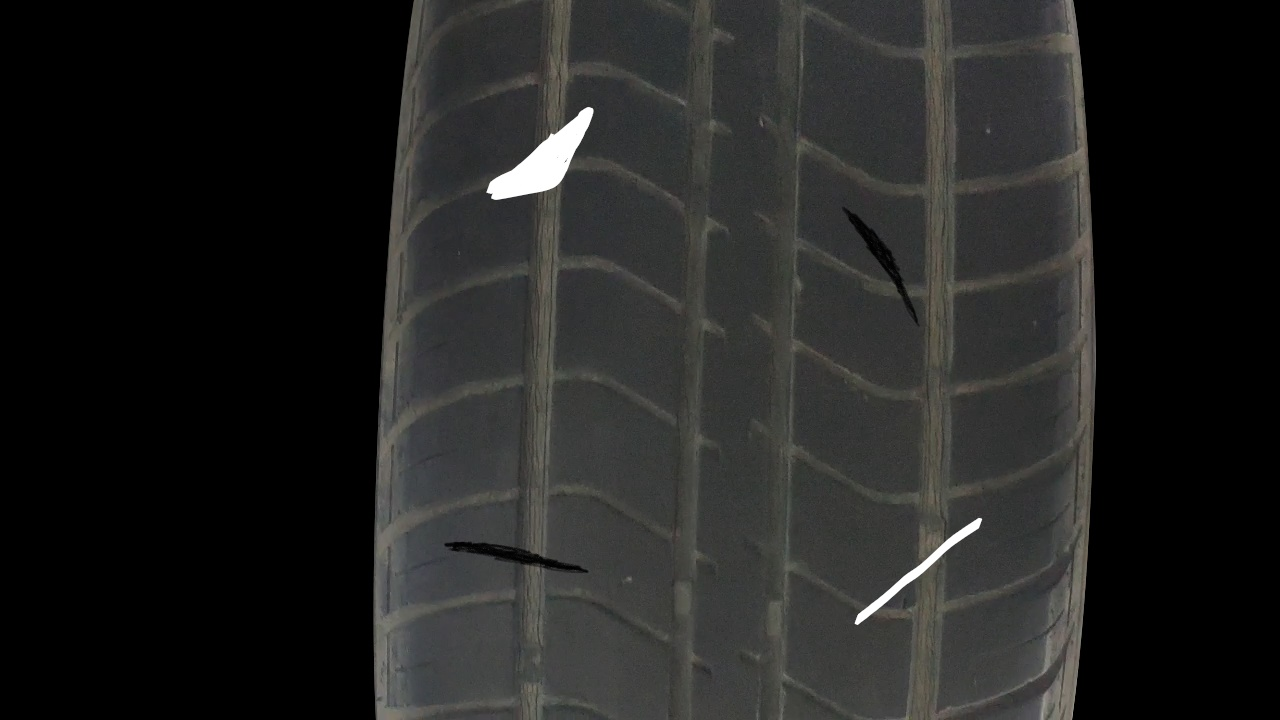
#> input picture Tire_tread_defect_detection/TireTest_20200708/code4/1/frame1013.jpg, 1280 x 720 px, found by its file name
$ python test4.py   (older library calls are emulated)
#> lines starting #> are read from the running program, lines starting #| are printed output that depends on the picture
import cv2
import numpy as np
import matplotlib.pyplot as plt

"""DCT"""

img_gray = cv2.imread('D:/Tire_Test/code4/1/frame1013.jpg', cv2.IMREAD_GRAYSCALE)
#> img_gray: shape (720, 1280); min 0, max 255, mean 35.1
height, width = img_gray.shape
#> height = 720; width = 1280

w_region, h_region = 128, 128
fig = plt.figure('DCT comparison', figsize=(6,4))

x0, y0 = width-w_region, height-h_region
#> x0 = 1152; y0 = 592
region_flat = img_gray[y0:(y0+h_region), x0:(x0+w_region)]
#> region_flat: shape (128, 128); every value is 0
region_flat_dct = cv2.dct(np.array(region_flat, np.float32))
#> region_flat_dct: shape (128, 128) float32; every value is 0
plt.subplot(231)
plt.imshow(img_gray, cmap='gray'), plt.title('Flat region'), plt.axis('off')
plt.gca().add_patch(plt.Rectangle((x0, y0), w_region, h_region, edgecolor='r', fill=False, linewidth=1))
plt.subplot(234)
plt.imshow(np.array(region_flat_dct, np.uint8), cmap='hot'), plt.title('Flat region: DCT'), plt.axis('off')

x0, y0 = np.int(width/2-w_region/2), 0
#> x0 = 576; y0 = 0
region_2 = img_gray[y0:(y0+h_region), x0:(x0+w_region)]
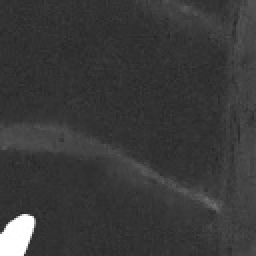
#> region_2: shape (128, 128) (shown 2 times larger); min 37, max 255, mean 57.8
region_2_dct = cv2.dct(np.array(region_2, np.float32))
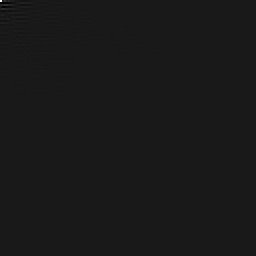
#> region_2_dct: shape (128, 128) float32 (shown 2 times larger); min -816, max 7395.1, mean 0.4; drawn with min black and max white
plt.subplot(232)
plt.imshow(img_gray, cmap='gray'), plt.title('Region 2'), plt.axis('off')
plt.gca().add_patch(plt.Rectangle((x0, y0), w_region, h_region, edgecolor='r', fill=False, linewidth=1))
plt.subplot(235)
plt.imshow(np.array(region_2_dct, np.uint8), cmap='hot'), plt.title('Region 2: DCT'), plt.axis('off')

x0, y0 = np.int(width/2-w_region/2*3), np.int(height/4)
#> x0 = 448; y0 = 180
region_complex = img_gray[y0:(y0+h_region), x0:(x0+w_region)]
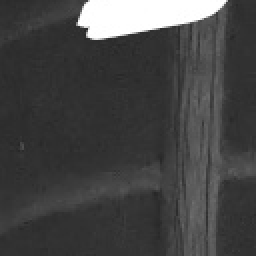
#> region_complex: shape (128, 128) (shown 2 times larger); min 39, max 255, mean 69.1
region_complex_dct = cv2.dct(np.array(region_complex, np.float32))
plt.subplot(233)
plt.imshow(img_gray, cmap='gray'), plt.title('Complex region'), plt.axis('off')
plt.gca().add_patch(plt.Rectangle((x0, y0), w_region, h_region, edgecolor='r', fill=False, linewidth=1))
plt.subplot(236)
plt.imshow(np.array(region_complex_dct, np.uint8), cmap='hot'), plt.title('Complex region: DCT'), plt.axis('off')

plt.tight_layout()
plt.show()
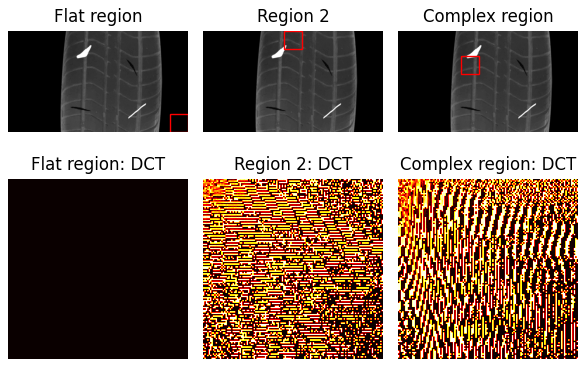
#> figure drawn by matplotlib, 6 panels
